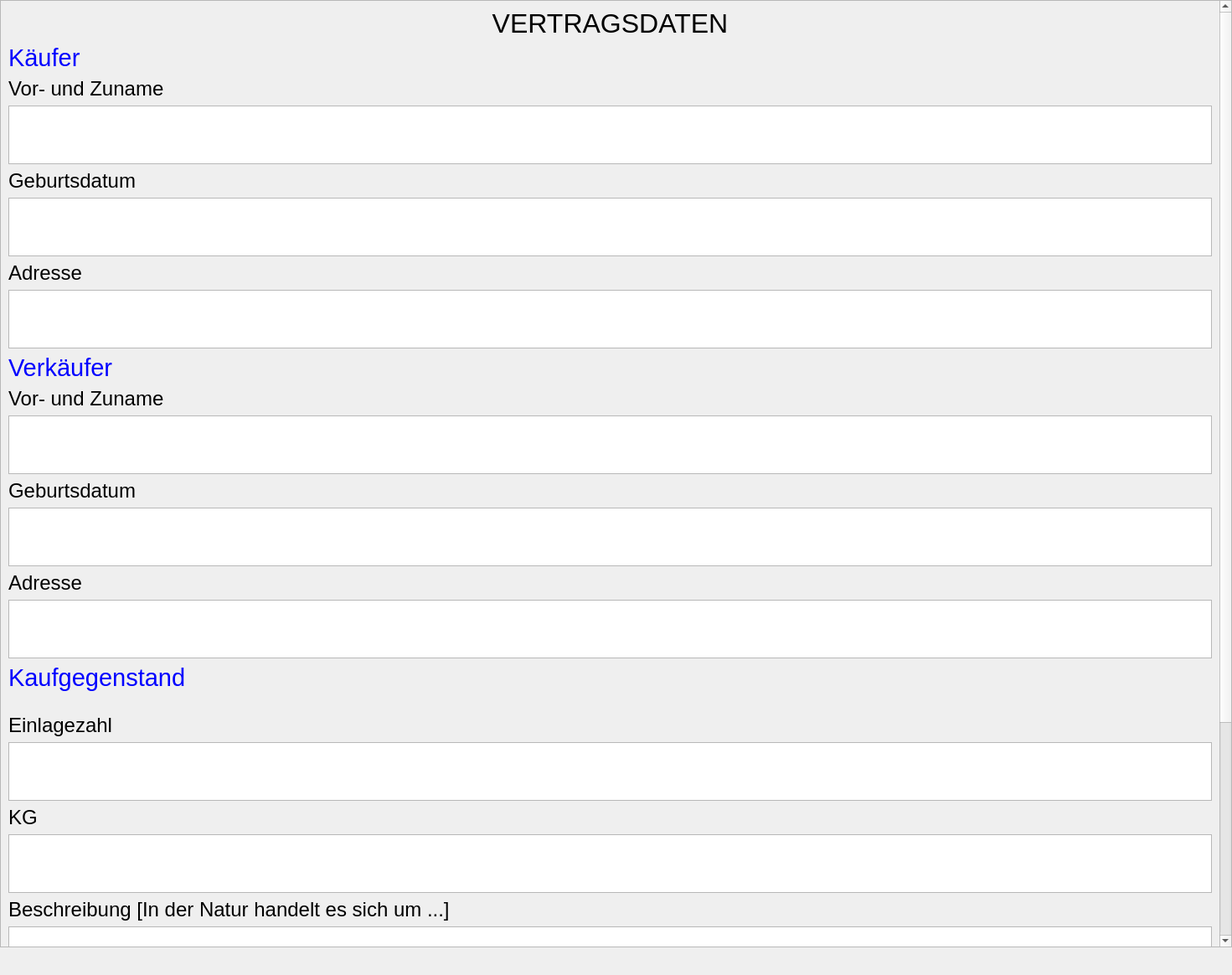
<?xml version="1.0" encoding="UTF-8"?>
<ui version="4.0">
 <class>Form</class>
 <widget class="QWidget" name="Form">
  <property name="geometry">
   <rect>
    <x>0</x>
    <y>0</y>
    <width>1471</width>
    <height>1164</height>
   </rect>
  </property>
  <property name="windowTitle">
   <string>Form</string>
  </property>
  <widget class="QScrollArea" name="scrollArea">
   <property name="geometry">
    <rect>
     <x>0</x>
     <y>0</y>
     <width>1471</width>
     <height>1131</height>
    </rect>
   </property>
   <property name="sizePolicy">
    <sizepolicy hsizetype="MinimumExpanding" vsizetype="MinimumExpanding">
     <horstretch>0</horstretch>
     <verstretch>0</verstretch>
    </sizepolicy>
   </property>
   <property name="widgetResizable">
    <bool>true</bool>
   </property>
   <widget class="QWidget" name="scrollAreaWidgetContents">
    <property name="geometry">
     <rect>
      <x>0</x>
      <y>0</y>
      <width>1452</width>
      <height>1548</height>
     </rect>
    </property>
    <layout class="QVBoxLayout" name="verticalLayout">
     <item>
      <widget class="QLabel" name="label_17">
       <property name="font">
        <font>
         <pointsize>24</pointsize>
        </font>
       </property>
       <property name="text">
        <string>VERTRAGSDATEN</string>
       </property>
       <property name="alignment">
        <set>Qt::AlignmentFlag::AlignCenter</set>
       </property>
      </widget>
     </item>
     <item>
      <widget class="QLabel" name="label_9">
       <property name="font">
        <font>
         <pointsize>22</pointsize>
        </font>
       </property>
       <property name="styleSheet">
        <string notr="true">color: blue;</string>
       </property>
       <property name="text">
        <string>Käufer</string>
       </property>
      </widget>
     </item>
     <item>
      <widget class="QLabel" name="label">
       <property name="font">
        <font>
         <pointsize>18</pointsize>
        </font>
       </property>
       <property name="text">
        <string>Vor- und Zuname</string>
       </property>
      </widget>
     </item>
     <item>
      <widget class="QTextEdit" name="textEdit">
       <property name="font">
        <font>
         <pointsize>20</pointsize>
        </font>
       </property>
       <property name="html">
        <string>&lt;!DOCTYPE HTML PUBLIC &quot;-//W3C//DTD HTML 4.0//EN&quot; &quot;http://www.w3.org/TR/REC-html40/strict.dtd&quot;&gt;
&lt;html&gt;&lt;head&gt;&lt;meta name=&quot;qrichtext&quot; content=&quot;1&quot; /&gt;&lt;meta charset=&quot;utf-8&quot; /&gt;&lt;style type=&quot;text/css&quot;&gt;
p, li { white-space: pre-wrap; }
hr { height: 1px; border-width: 0; }
li.unchecked::marker { content: &quot;\2610&quot;; }
li.checked::marker { content: &quot;\2612&quot;; }
&lt;/style&gt;&lt;/head&gt;&lt;body style=&quot; font-family:'Segoe UI'; font-size:20pt; font-weight:400; font-style:normal;&quot;&gt;
&lt;p align=&quot;center&quot; style=&quot;-qt-paragraph-type:empty; margin-top:0px; margin-bottom:0px; margin-left:0px; margin-right:0px; -qt-block-indent:0; text-indent:0px; font-size:14pt;&quot;&gt;&lt;br /&gt;&lt;/p&gt;&lt;/body&gt;&lt;/html&gt;</string>
       </property>
      </widget>
     </item>
     <item>
      <widget class="QLabel" name="label_2">
       <property name="font">
        <font>
         <pointsize>18</pointsize>
        </font>
       </property>
       <property name="text">
        <string>Geburtsdatum</string>
       </property>
      </widget>
     </item>
     <item>
      <widget class="QTextEdit" name="textEdit_2">
       <property name="font">
        <font>
         <pointsize>20</pointsize>
        </font>
       </property>
       <property name="html">
        <string>&lt;!DOCTYPE HTML PUBLIC &quot;-//W3C//DTD HTML 4.0//EN&quot; &quot;http://www.w3.org/TR/REC-html40/strict.dtd&quot;&gt;
&lt;html&gt;&lt;head&gt;&lt;meta name=&quot;qrichtext&quot; content=&quot;1&quot; /&gt;&lt;meta charset=&quot;utf-8&quot; /&gt;&lt;style type=&quot;text/css&quot;&gt;
p, li { white-space: pre-wrap; }
hr { height: 1px; border-width: 0; }
li.unchecked::marker { content: &quot;\2610&quot;; }
li.checked::marker { content: &quot;\2612&quot;; }
&lt;/style&gt;&lt;/head&gt;&lt;body style=&quot; font-family:'Segoe UI'; font-size:20pt; font-weight:400; font-style:normal;&quot;&gt;
&lt;p align=&quot;center&quot; style=&quot;-qt-paragraph-type:empty; margin-top:0px; margin-bottom:0px; margin-left:0px; margin-right:0px; -qt-block-indent:0; text-indent:0px; font-size:9pt;&quot;&gt;&lt;br /&gt;&lt;/p&gt;&lt;/body&gt;&lt;/html&gt;</string>
       </property>
      </widget>
     </item>
     <item>
      <widget class="QLabel" name="label_3">
       <property name="font">
        <font>
         <pointsize>18</pointsize>
        </font>
       </property>
       <property name="text">
        <string>Adresse</string>
       </property>
      </widget>
     </item>
     <item>
      <widget class="QTextEdit" name="textEdit_3">
       <property name="font">
        <font>
         <pointsize>20</pointsize>
        </font>
       </property>
       <property name="html">
        <string>&lt;!DOCTYPE HTML PUBLIC &quot;-//W3C//DTD HTML 4.0//EN&quot; &quot;http://www.w3.org/TR/REC-html40/strict.dtd&quot;&gt;
&lt;html&gt;&lt;head&gt;&lt;meta name=&quot;qrichtext&quot; content=&quot;1&quot; /&gt;&lt;meta charset=&quot;utf-8&quot; /&gt;&lt;style type=&quot;text/css&quot;&gt;
p, li { white-space: pre-wrap; }
hr { height: 1px; border-width: 0; }
li.unchecked::marker { content: &quot;\2610&quot;; }
li.checked::marker { content: &quot;\2612&quot;; }
&lt;/style&gt;&lt;/head&gt;&lt;body style=&quot; font-family:'Segoe UI'; font-size:20pt; font-weight:400; font-style:normal;&quot;&gt;
&lt;p align=&quot;center&quot; style=&quot;-qt-paragraph-type:empty; margin-top:0px; margin-bottom:0px; margin-left:0px; margin-right:0px; -qt-block-indent:0; text-indent:0px; font-size:9pt;&quot;&gt;&lt;br /&gt;&lt;/p&gt;&lt;/body&gt;&lt;/html&gt;</string>
       </property>
      </widget>
     </item>
     <item>
      <widget class="QLabel" name="label_10">
       <property name="font">
        <font>
         <pointsize>22</pointsize>
        </font>
       </property>
       <property name="styleSheet">
        <string notr="true">color: blue;</string>
       </property>
       <property name="text">
        <string>Verkäufer</string>
       </property>
      </widget>
     </item>
     <item>
      <widget class="QLabel" name="label_4">
       <property name="font">
        <font>
         <pointsize>18</pointsize>
        </font>
       </property>
       <property name="text">
        <string>Vor- und Zuname</string>
       </property>
      </widget>
     </item>
     <item>
      <widget class="QTextEdit" name="textEdit_4">
       <property name="font">
        <font>
         <pointsize>20</pointsize>
        </font>
       </property>
       <property name="html">
        <string>&lt;!DOCTYPE HTML PUBLIC &quot;-//W3C//DTD HTML 4.0//EN&quot; &quot;http://www.w3.org/TR/REC-html40/strict.dtd&quot;&gt;
&lt;html&gt;&lt;head&gt;&lt;meta name=&quot;qrichtext&quot; content=&quot;1&quot; /&gt;&lt;meta charset=&quot;utf-8&quot; /&gt;&lt;style type=&quot;text/css&quot;&gt;
p, li { white-space: pre-wrap; }
hr { height: 1px; border-width: 0; }
li.unchecked::marker { content: &quot;\2610&quot;; }
li.checked::marker { content: &quot;\2612&quot;; }
&lt;/style&gt;&lt;/head&gt;&lt;body style=&quot; font-family:'Segoe UI'; font-size:20pt; font-weight:400; font-style:normal;&quot;&gt;
&lt;p align=&quot;center&quot; style=&quot;-qt-paragraph-type:empty; margin-top:0px; margin-bottom:0px; margin-left:0px; margin-right:0px; -qt-block-indent:0; text-indent:0px; font-size:22pt;&quot;&gt;&lt;br /&gt;&lt;/p&gt;&lt;/body&gt;&lt;/html&gt;</string>
       </property>
      </widget>
     </item>
     <item>
      <widget class="QLabel" name="label_7">
       <property name="font">
        <font>
         <pointsize>18</pointsize>
        </font>
       </property>
       <property name="text">
        <string>Geburtsdatum</string>
       </property>
      </widget>
     </item>
     <item>
      <widget class="QTextEdit" name="textEdit_6">
       <property name="font">
        <font>
         <pointsize>20</pointsize>
        </font>
       </property>
       <property name="html">
        <string>&lt;!DOCTYPE HTML PUBLIC &quot;-//W3C//DTD HTML 4.0//EN&quot; &quot;http://www.w3.org/TR/REC-html40/strict.dtd&quot;&gt;
&lt;html&gt;&lt;head&gt;&lt;meta name=&quot;qrichtext&quot; content=&quot;1&quot; /&gt;&lt;meta charset=&quot;utf-8&quot; /&gt;&lt;style type=&quot;text/css&quot;&gt;
p, li { white-space: pre-wrap; }
hr { height: 1px; border-width: 0; }
li.unchecked::marker { content: &quot;\2610&quot;; }
li.checked::marker { content: &quot;\2612&quot;; }
&lt;/style&gt;&lt;/head&gt;&lt;body style=&quot; font-family:'Segoe UI'; font-size:20pt; font-weight:400; font-style:normal;&quot;&gt;
&lt;p align=&quot;center&quot; style=&quot;-qt-paragraph-type:empty; margin-top:0px; margin-bottom:0px; margin-left:0px; margin-right:0px; -qt-block-indent:0; text-indent:0px;&quot;&gt;&lt;br /&gt;&lt;/p&gt;&lt;/body&gt;&lt;/html&gt;</string>
       </property>
      </widget>
     </item>
     <item>
      <widget class="QLabel" name="label_8">
       <property name="font">
        <font>
         <pointsize>18</pointsize>
        </font>
       </property>
       <property name="text">
        <string>Adresse</string>
       </property>
      </widget>
     </item>
     <item>
      <widget class="QTextEdit" name="textEdit_8">
       <property name="font">
        <font>
         <pointsize>20</pointsize>
        </font>
       </property>
       <property name="html">
        <string>&lt;!DOCTYPE HTML PUBLIC &quot;-//W3C//DTD HTML 4.0//EN&quot; &quot;http://www.w3.org/TR/REC-html40/strict.dtd&quot;&gt;
&lt;html&gt;&lt;head&gt;&lt;meta name=&quot;qrichtext&quot; content=&quot;1&quot; /&gt;&lt;meta charset=&quot;utf-8&quot; /&gt;&lt;style type=&quot;text/css&quot;&gt;
p, li { white-space: pre-wrap; }
hr { height: 1px; border-width: 0; }
li.unchecked::marker { content: &quot;\2610&quot;; }
li.checked::marker { content: &quot;\2612&quot;; }
&lt;/style&gt;&lt;/head&gt;&lt;body style=&quot; font-family:'Segoe UI'; font-size:20pt; font-weight:400; font-style:normal;&quot;&gt;
&lt;p align=&quot;center&quot; style=&quot;-qt-paragraph-type:empty; margin-top:0px; margin-bottom:0px; margin-left:0px; margin-right:0px; -qt-block-indent:0; text-indent:0px;&quot;&gt;&lt;br /&gt;&lt;/p&gt;&lt;/body&gt;&lt;/html&gt;</string>
       </property>
      </widget>
     </item>
     <item>
      <widget class="QLabel" name="label_11">
       <property name="font">
        <font>
         <pointsize>22</pointsize>
        </font>
       </property>
       <property name="styleSheet">
        <string notr="true">color: blue;</string>
       </property>
       <property name="text">
        <string>Kaufgegenstand</string>
       </property>
      </widget>
     </item>
     <item>
      <widget class="QLabel" name="label_5">
       <property name="text">
        <string/>
       </property>
      </widget>
     </item>
     <item>
      <widget class="QLabel" name="label_12">
       <property name="font">
        <font>
         <pointsize>18</pointsize>
        </font>
       </property>
       <property name="text">
        <string>Einlagezahl</string>
       </property>
      </widget>
     </item>
     <item>
      <widget class="QTextEdit" name="textEdit_5">
       <property name="font">
        <font>
         <pointsize>20</pointsize>
        </font>
       </property>
       <property name="html">
        <string>&lt;!DOCTYPE HTML PUBLIC &quot;-//W3C//DTD HTML 4.0//EN&quot; &quot;http://www.w3.org/TR/REC-html40/strict.dtd&quot;&gt;
&lt;html&gt;&lt;head&gt;&lt;meta name=&quot;qrichtext&quot; content=&quot;1&quot; /&gt;&lt;meta charset=&quot;utf-8&quot; /&gt;&lt;style type=&quot;text/css&quot;&gt;
p, li { white-space: pre-wrap; }
hr { height: 1px; border-width: 0; }
li.unchecked::marker { content: &quot;\2610&quot;; }
li.checked::marker { content: &quot;\2612&quot;; }
&lt;/style&gt;&lt;/head&gt;&lt;body style=&quot; font-family:'Segoe UI'; font-size:20pt; font-weight:400; font-style:normal;&quot;&gt;
&lt;p align=&quot;center&quot; style=&quot;-qt-paragraph-type:empty; margin-top:0px; margin-bottom:0px; margin-left:0px; margin-right:0px; -qt-block-indent:0; text-indent:0px;&quot;&gt;&lt;br /&gt;&lt;/p&gt;&lt;/body&gt;&lt;/html&gt;</string>
       </property>
      </widget>
     </item>
     <item>
      <widget class="QLabel" name="label_13">
       <property name="font">
        <font>
         <pointsize>18</pointsize>
        </font>
       </property>
       <property name="text">
        <string>KG</string>
       </property>
      </widget>
     </item>
     <item>
      <widget class="QTextEdit" name="textEdit_9">
       <property name="font">
        <font>
         <pointsize>20</pointsize>
        </font>
       </property>
       <property name="html">
        <string>&lt;!DOCTYPE HTML PUBLIC &quot;-//W3C//DTD HTML 4.0//EN&quot; &quot;http://www.w3.org/TR/REC-html40/strict.dtd&quot;&gt;
&lt;html&gt;&lt;head&gt;&lt;meta name=&quot;qrichtext&quot; content=&quot;1&quot; /&gt;&lt;meta charset=&quot;utf-8&quot; /&gt;&lt;style type=&quot;text/css&quot;&gt;
p, li { white-space: pre-wrap; }
hr { height: 1px; border-width: 0; }
li.unchecked::marker { content: &quot;\2610&quot;; }
li.checked::marker { content: &quot;\2612&quot;; }
&lt;/style&gt;&lt;/head&gt;&lt;body style=&quot; font-family:'Segoe UI'; font-size:20pt; font-weight:400; font-style:normal;&quot;&gt;
&lt;p align=&quot;center&quot; style=&quot;-qt-paragraph-type:empty; margin-top:0px; margin-bottom:0px; margin-left:0px; margin-right:0px; -qt-block-indent:0; text-indent:0px;&quot;&gt;&lt;br /&gt;&lt;/p&gt;&lt;/body&gt;&lt;/html&gt;</string>
       </property>
      </widget>
     </item>
     <item>
      <widget class="QLabel" name="label_6">
       <property name="font">
        <font>
         <pointsize>18</pointsize>
        </font>
       </property>
       <property name="text">
        <string>Beschreibung [In der Natur handelt es sich um ...]</string>
       </property>
      </widget>
     </item>
     <item>
      <widget class="QTextEdit" name="textEdit_7">
       <property name="font">
        <font>
         <pointsize>20</pointsize>
        </font>
       </property>
       <property name="html">
        <string>&lt;!DOCTYPE HTML PUBLIC &quot;-//W3C//DTD HTML 4.0//EN&quot; &quot;http://www.w3.org/TR/REC-html40/strict.dtd&quot;&gt;
&lt;html&gt;&lt;head&gt;&lt;meta name=&quot;qrichtext&quot; content=&quot;1&quot; /&gt;&lt;meta charset=&quot;utf-8&quot; /&gt;&lt;style type=&quot;text/css&quot;&gt;
p, li { white-space: pre-wrap; }
hr { height: 1px; border-width: 0; }
li.unchecked::marker { content: &quot;\2610&quot;; }
li.checked::marker { content: &quot;\2612&quot;; }
&lt;/style&gt;&lt;/head&gt;&lt;body style=&quot; font-family:'Segoe UI'; font-size:20pt; font-weight:400; font-style:normal;&quot;&gt;
&lt;p align=&quot;center&quot; style=&quot;-qt-paragraph-type:empty; margin-top:0px; margin-bottom:0px; margin-left:0px; margin-right:0px; -qt-block-indent:0; text-indent:0px;&quot;&gt;&lt;br /&gt;&lt;/p&gt;&lt;/body&gt;&lt;/html&gt;</string>
       </property>
      </widget>
     </item>
     <item>
      <widget class="QLabel" name="label_16">
       <property name="font">
        <font>
         <pointsize>18</pointsize>
        </font>
       </property>
       <property name="text">
        <string>Kaufpreis</string>
       </property>
      </widget>
     </item>
     <item>
      <widget class="QTextEdit" name="textEdit_11">
       <property name="font">
        <font>
         <pointsize>20</pointsize>
        </font>
       </property>
       <property name="html">
        <string>&lt;!DOCTYPE HTML PUBLIC &quot;-//W3C//DTD HTML 4.0//EN&quot; &quot;http://www.w3.org/TR/REC-html40/strict.dtd&quot;&gt;
&lt;html&gt;&lt;head&gt;&lt;meta name=&quot;qrichtext&quot; content=&quot;1&quot; /&gt;&lt;meta charset=&quot;utf-8&quot; /&gt;&lt;style type=&quot;text/css&quot;&gt;
p, li { white-space: pre-wrap; }
hr { height: 1px; border-width: 0; }
li.unchecked::marker { content: &quot;\2610&quot;; }
li.checked::marker { content: &quot;\2612&quot;; }
&lt;/style&gt;&lt;/head&gt;&lt;body style=&quot; font-family:'Segoe UI'; font-size:20pt; font-weight:400; font-style:normal;&quot;&gt;
&lt;p align=&quot;center&quot; style=&quot;-qt-paragraph-type:empty; margin-top:0px; margin-bottom:0px; margin-left:0px; margin-right:0px; -qt-block-indent:0; text-indent:0px;&quot;&gt;&lt;br /&gt;&lt;/p&gt;&lt;/body&gt;&lt;/html&gt;</string>
       </property>
      </widget>
     </item>
     <item>
      <widget class="QLabel" name="label_15">
       <property name="text">
        <string/>
       </property>
      </widget>
     </item>
     <item>
      <widget class="QLabel" name="label_14">
       <property name="font">
        <font>
         <pointsize>18</pointsize>
        </font>
       </property>
       <property name="text">
        <string>Übergabetag [... am ...]</string>
       </property>
      </widget>
     </item>
     <item>
      <widget class="QTextEdit" name="textEdit_13">
       <property name="font">
        <font>
         <pointsize>20</pointsize>
        </font>
       </property>
       <property name="html">
        <string>&lt;!DOCTYPE HTML PUBLIC &quot;-//W3C//DTD HTML 4.0//EN&quot; &quot;http://www.w3.org/TR/REC-html40/strict.dtd&quot;&gt;
&lt;html&gt;&lt;head&gt;&lt;meta name=&quot;qrichtext&quot; content=&quot;1&quot; /&gt;&lt;meta charset=&quot;utf-8&quot; /&gt;&lt;style type=&quot;text/css&quot;&gt;
p, li { white-space: pre-wrap; }
hr { height: 1px; border-width: 0; }
li.unchecked::marker { content: &quot;\2610&quot;; }
li.checked::marker { content: &quot;\2612&quot;; }
&lt;/style&gt;&lt;/head&gt;&lt;body style=&quot; font-family:'Segoe UI'; font-size:20pt; font-weight:400; font-style:normal;&quot;&gt;
&lt;p align=&quot;center&quot; style=&quot;-qt-paragraph-type:empty; margin-top:0px; margin-bottom:0px; margin-left:0px; margin-right:0px; -qt-block-indent:0; text-indent:0px;&quot;&gt;&lt;br /&gt;&lt;/p&gt;&lt;/body&gt;&lt;/html&gt;</string>
       </property>
      </widget>
     </item>
     <item alignment="Qt::AlignmentFlag::AlignHCenter">
      <widget class="QPushButton" name="pushButton">
       <property name="font">
        <font>
         <pointsize>18</pointsize>
         <bold>true</bold>
        </font>
       </property>
       <property name="text">
        <string>Entwürfe erstellen</string>
       </property>
      </widget>
     </item>
    </layout>
   </widget>
  </widget>
 </widget>
 <resources/>
 <connections/>
</ui>
